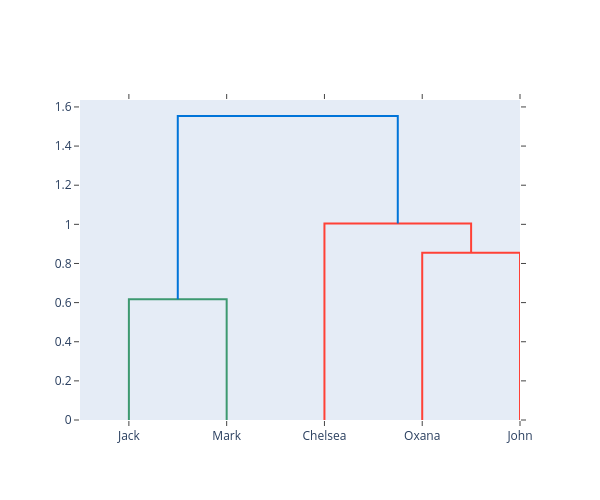

The code cell stored with this chart in its notebook:
### Code cell
from plotly.figure_factory import create_dendrogram 
import numpy as np 
  
X = np.random.rand(5,5) 
names = ['Jack', 'Oxana', 'John', 'Chelsea', 'Mark'] 
  
dendro = create_dendrogram(X, orientation = 'bottom', labels = names) 
dendro.update_layout({'width':600, 'height':500})  
dendro.show()
names, X

### Figure 1 — Plotly figure (JSON) as saved in the notebook; plotly's stock layout.template omitted (floating-point values rounded to 4 significant figures)
{"data": [{"hoverinfo": "text", "marker": {"color": "rgb(61,153,112)"}, "mode": "lines", "type": "scatter", "x": [5, 5, 15, 15], "xaxis": "x", "y": [0, 0.6177, 0.6177, 0], "yaxis": "y"}, {"hoverinfo": "text", "marker": {"color": "rgb(255,65,54)"}, "mode": "lines", "type": "scatter", "x": [35, 35, 45, 45], "xaxis": "x", "y": [0, 0.8553, 0.8553, 0], "yaxis": "y"}, {"hoverinfo": "text", "marker": {"color": "rgb(255,65,54)"}, "mode": "lines", "type": "scatter", "x": [25, 25, 40, 40], "xaxis": "x", "y": [0, 1.005, 1.005, 0.8553], "yaxis": "y"}, {"hoverinfo": "text", "marker": {"color": "rgb(0,116,217)"}, "mode": "lines", "type": "scatter", "x": [10, 10, 32.5, 32.5], "xaxis": "x", "y": [0.6177, 1.554, 1.554, 1.005], "yaxis": "y"}], "layout": {"autosize": false, "height": 500, "hovermode": "closest", "showlegend": false, "width": 600, "xaxis": {"mirror": "allticks", "rangemode": "tozero", "showgrid": false, "showline": true, "showticklabels": true, "tickmode": "array", "ticks": "outside", "ticktext": ["Jack", "Mark", "Chelsea", "Oxana", "John"], "tickvals": [5, 15, 25, 35, 45], "type": "linear", "zeroline": false}, "yaxis": {"mirror": "allticks", "rangemode": "tozero", "showgrid": false, "showline": true, "showticklabels": true, "ticks": "outside", "type": "linear", "zeroline": false}}}
